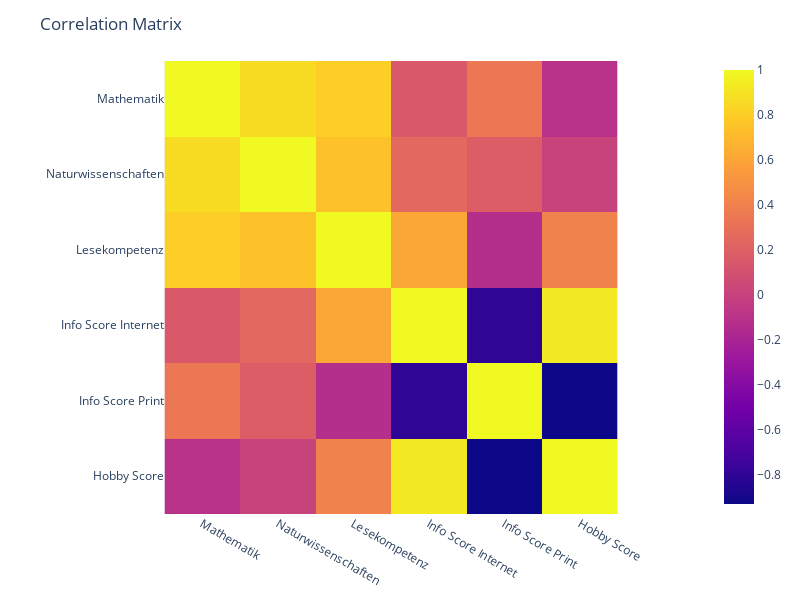

The notebook cell this image was saved under:
### Code cell
fig = px.imshow(data.loc[:,['Mathematik', 'Naturwissenschaften', 'Lesekompetenz','Info Score Internet', 'Info Score Print', 'Hobby Score']].corr())
fig.update_layout(title='Korrelations Matrix',autosize=False, width=800,height=600)
fig.show()

### Figure 1 — Plotly figure (JSON) as saved in the notebook; plotly's stock layout.template omitted (floating-point values rounded to 4 significant figures)
{"data": [{"coloraxis": "coloraxis", "hovertemplate": "x: %{x}<br>y: %{y}<br>color: %{z}<extra></extra>", "name": "0", "type": "heatmap", "x": ["Mathematik", "Naturwissenschaften", "Lesekompetenz", "Info Score Internet", "Info Score Print", "Hobby Score"], "xaxis": "x", "y": ["Mathematik", "Naturwissenschaften", "Lesekompetenz", "Info Score Internet", "Info Score Print", "Hobby Score"], "yaxis": "y", "z": [[1, 0.868, 0.804, 0.1527, 0.3464, -0.1024], [0.868, 1, 0.7477, 0.2514, 0.1836, 0.008025], [0.804, 0.7477, 1, 0.6096, -0.1271, 0.4065], [0.1527, 0.2514, 0.6096, 1, -0.8044, 0.9302], [0.3464, 0.1836, -0.1271, -0.8044, 1, -0.9276], [-0.1024, 0.008025, 0.4065, 0.9302, -0.9276, 1]]}], "layout": {"autosize": false, "coloraxis": {"colorscale": [[0, "#0d0887"], [0.1111, "#46039f"], [0.2222, "#7201a8"], [0.3333, "#9c179e"], [0.4444, "#bd3786"], [0.5556, "#d8576b"], [0.6667, "#ed7953"], [0.7778, "#fb9f3a"], [0.8889, "#fdca26"], [1, "#f0f921"]]}, "height": 600, "margin": {"t": 60}, "title": {"text": "Correlation Matrix"}, "width": 800, "xaxis": {"anchor": "y", "constrain": "domain", "domain": [0, 1], "scaleanchor": "y"}, "yaxis": {"anchor": "x", "autorange": "reversed", "constrain": "domain", "domain": [0, 1]}}}
